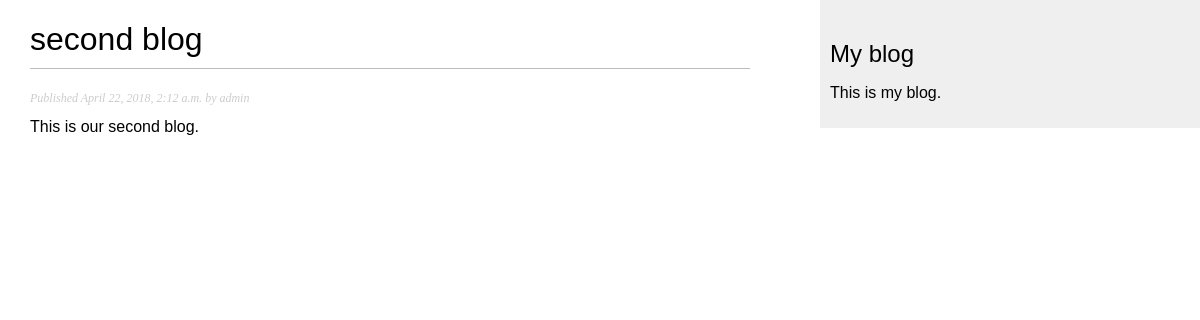
The app's page /blog/2018/04/22/second-blog/ with its own data.
### blog/models.py (models this page shows, shortened)
class Post(models.Model):
    objects = models.Manager()
    published = PublishedManager()
    STATUS_CHOICES = (
        ('draft', 'Draft'),
        ('published', 'Published'),
    )
    title = models.CharField(max_length=250)
    slug = models.SlugField(max_length=250,
                            unique_for_date='publish')
    author = models.ForeignKey(User,
                                related_name='blog_posts')
    body = models.TextField()
    publish = models.DateTimeField(default=timezone.now)
    created = models.DateTimeField(auto_now_add=True)
    updated = models.DateTimeField(auto_now=True)
    status = models.CharField(max_length=10,
                                    choices=STATUS_CHOICES,
                                    default='draft')
    class Meta:
        ordering = ('-publish',)

### blog/views.py (the view)
def post_detail(request, year, month, day, post):
    post = get_object_or_404(Post, slug=post,
                                status = 'published',
                                publish__year = year,
                                publish__month=month,
                                publish__day=day)
    return render(request,
                'blog/post/detail.html',
                {'post':post})

### blog/templates/blog/post/detail.html (shortened to what this page needs)
{% extends "blog/base.html" %}
{% block content %}
    <h1>{{ post.title }}</h1>
        <p class="date">
            Published {{ post.publish }} by {{ post.author }}
        </P>
        {{ post.body }}
{% endblock %}

### blog/static/css/blog.css (style rules this page uses)
body { margin:0; padding:0; font-family:helvetica, sans-serif; }
h1 { font-weight:normal; border-bottom:1px solid #bbb; padding:0 0 10px 0; }
p.date { color:#ccc; font-family: georgia, serif; font-size: 12px; font-style: italic; }

### records on screen
Post: title "second blog", publish "April 22, 2018, 2:12 a.m.", author "admin", body "This is our second blog."
